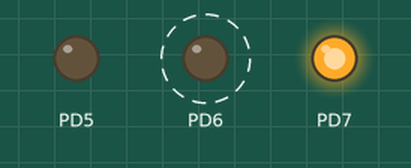
A program run on a simulated ATmega1284P, built with avr-gcc and emulated at 8 MHz. Shown: output pins drawn as LEDs (lit = HIGH). Dashed ring = blinking.

Above: at 0.5 s.
Timing chart, 0 to 4.6 s (numbered marks = the images above):
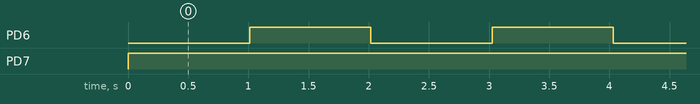

The program:

main.c
```c
/*


 * main.c
 *
 *  Created on: Nov 3, 2014
 *      Author: jcobb
 */

#include <avr/io.h>
#include <avr/pgmspace.h>
#include <util/delay.h>
#include <avr/interrupt.h>
#include <stdbool.h>
#include <stdio.h>
#include <stdlib.h>
#include <string.h>
#include "util/clock.h"
#include "util/config.h"
#include "queue/queue.h"
#include "btle/btle.h"
#include "usart/usart_btle.h"
#include "wan/wan_driver.h"
#include "wan/wan.h"
#include "usart/usart_wan.h"
#include "wan/wan_config.h"
#include "ramdisk/ramdisk.h"
#include <stdio.h>
#include <util/delay.h>
#include "shared.h"

shared_t shared;

volatile char term_in = 0;

// timeout helper
volatile clock_time_t future = 0;
bool timeout();
void set_timer(clock_time_t timeout);

void terminal_in_cb(uint8_t c)
{
	term_in = c;

}

int main()
{
	DDRD |= _BV(PD6); // data direction bit
	DDRD |= _BV(PD7); // green (D2) output

	PORTD |= _BV(PD7); // set led green off

	DDRB &= _BV(PB0); // WAN_INT_01

	//debug_init(terminal_in_cb);
	btle_usart_init_cb(terminal_in_cb);

	clock_init();
	config_init();
	ramdisk_init();

	/*
	 * load configuration
	 */

	// btle is on usart1
	btle_init();

	// wan is on usart0
	wan_init();


	sei();

	_delay_ms(1000);

	while(true){
		btle_tick();
		wan_tick();

		if(term_in > 0)
		{
			//wan_usart_transmit((char*)term_in);
		}

		term_in = 0;

		if(timeout()){
			// just exercising timer
			set_timer(1000);
			PORTD ^= _BV(PD6);


			//wan_usart_transmit_string("Hello WAN\r\n");
			//btle_usart_transmit_string("Hello BTLE\r\n");
			//_delay_ms(1000);
		}

	}
}

void set_timer(clock_time_t timeout)
{
	future = clock_time() + timeout;
}

// timeout routine to demonstrate clock_time
// being kept by pwm isr interrupt
bool timeout()
{
	bool timeout = false;

	if(clock_time() >= future)
	{
		set_timer(1000);
		timeout = true;

	}

	return timeout;
}
```

btle.c
```c
/*
 * btle.c
 *
 *  Created on: Nov 3, 2014
 *      Author: jcobb
 */

#include <string.h>
#include <stdio.h>
#include <avr/io.h>
#include <stdlib.h>
#include <stdbool.h>
#include <avr/pgmspace.h>
#include "../util/defines.h"
#include "../queue/queue.h"
#include "btle.h"
#include "btle_msg.h"
#include "btle_driver.h"
#include "../util/clock.h"

// queue management
queue_t btle_queue;
queue_t packet_queue;

void btle_init()
{
	//btle_usart_init();
	// set portd bit 5 as output
	DDRD |= _BV(PD5);
	// set portd bit 4 as input
	DDRD &= ~_BV(PD4);

	btle_driver_init();
	btle_set_cts();
}

void btle_set_cts()
{
	//pd5 low
	PORTD &= ~_BV(PD5);
}

uint8_t btle_get_rts()
{
	// return logic high or low
	return (PIND & _BV(PD4));
}

void btle_tick()
{
	btle_driver_tick();
#ifdef BYPASSS_MODE
#else
	ramdisk_clean_tick();
#endif

}

queue_results_t btle_enqueue(btle_msg_t *msg)
{
	//queue_results_t result = queue_enqueue(&btle_queue, &msg, sizeof(btle_msg_t));
	queue_results_t result = queue_enqueue(&btle_queue, msg,
			sizeof(btle_msg_t));

	return result;
}
```

btle.h
```c
/*
 * btle.h
 *
 *  Created on: Nov 3, 2014
 *      Author: jcobb
 */

#ifndef BTLE_H_
#define BTLE_H_

#include "btle_msg.h"

// btle parsing results
enum btle_parse_result {
 BTLE_TKNOTFOUND = 0,
 BTLE_TKFOUND,
 BTLE_TKERROR,
 BTLE_TKTIMEOUT
};

// token start and end
#define BTLE_TKSTART	"*"
#define BTLE_TKEND		"\n"
#define MSG_QUEUE_SIZE			MSG_SIZE * 128


extern queue_t btle_queue;
extern queue_t packet_queue;

void btle_init();
void btle_tick();
queue_results_t btle_enqueue(btle_msg_t *msg);
void btle_set_cts();//pd5 output and low
uint8_t btle_get_rts();//pd4 input


#endif /* BTLE_H_ */
```

btle_msg.h
```c
/*
 * bt_msg.h
 *
 *  Created on: Nov 3, 2014
 *      Author: jcobb
 */

#ifndef BT_MSG_H_
#define BT_MSG_H_

#include "../sys/sysTypes.h"

#define MSG_SIZE				64 // index(1) + origin(11) + 1 + content(50) + 1 + type(1) + state(1) = 66

typedef struct {
	uint8_t rssi;
	uint64_t mac;
	uint16_t batt;
	uint16_t temp;
	void *next;
	uint32_t last_sent;
	uint8_t count;
	uint8_t type;

} btle_msg_t;

typedef struct {
	uint8_t command;
	uint16_t pan_id;
	uint8_t short_id;
	uint8_t message_length;
} cmd_send_header_t;

#endif /* BT_MSG_H_ */
```

eeprom.c
```c
/*
 * eeprom.c
 *
 *  Created on: Oct 28, 2014
 *      Author: jcobb
 */


#include "eeprom.h"


uint8_t eeprom_read(int address)
{
	return eeprom_read_byte((unsigned char *) address);
}

void eeprom_write(int address, uint8_t value)
{
	eeprom_write_byte((unsigned char *) address, value);
}
```

eeprom.h
```c
/*
 * eeprom.h
 *
 *  Created on: Oct 28, 2014
 *      Author: jcobb
 */

#ifndef EEPROM_H_
#define EEPROM_H_

#include <avr/eeprom.h>

uint8_t eeprom_read(int address);
void eeprom_write(int address, uint8_t value);

#endif /* EEPROM_H_ */
```

circular_queue.c
```c
/*
 * circular_queue.c
 *
 *  Created on: Jan 13, 2015
 *      Author: titan
 */

#include <stdio.h>
#include <string.h>
#include <avr/io.h>
#include <avr/interrupt.h>
#include <avr/pgmspace.h>
#include "circular_queue.h"

CIRCULAR_QUEUE circular_queue = {{0},0,0};

void circular_queue_put_char(uint8_t c)
{
	int i = (unsigned int)(circular_queue.head + 1) % CIRCULAR_QUEUE_SIZE;

	if (i != circular_queue.tail) {
		circular_queue.buffer[circular_queue.head] = c;
		circular_queue.head = i;
	}
}


void circular_queue_clear_buffer()
{
	memset(&circular_queue, 0, sizeof(CIRCULAR_QUEUE));
}

uint8_t circular_queue_data_available()
{
	return (uint8_t)(CIRCULAR_QUEUE_SIZE + circular_queue.head - circular_queue.tail) % CIRCULAR_QUEUE_SIZE;
}

uint8_t circular_queue_data_read(void)
{
	// if the head isn't ahead of the tail, we don't have any characters
	if (circular_queue.head == circular_queue.tail) {
		return -1;
	} else {
		uint8_t c = circular_queue.buffer[circular_queue.tail];
		circular_queue.tail = (unsigned int)(circular_queue.tail + 1) % CIRCULAR_QUEUE_SIZE;
		return c;
	}
}
```

circular_queue.h
```c
/*
 * circular_queue.h
 *
 *  Created on: Jan 13, 2015
 *      Author: titan
 */

#ifndef CIRCULAR_QUEUE_H_
#define CIRCULAR_QUEUE_H_

#define CIRCULAR_QUEUE_SIZE 	512

typedef struct
{
	unsigned char buffer[CIRCULAR_QUEUE_SIZE];
	int head;
	int tail;
} CIRCULAR_QUEUE;

extern CIRCULAR_QUEUE circular_queue;
void circular_queue_put_char(uint8_t c);
void circular_queue_clear_buffer();
uint8_t circular_queue_data_available(void);
uint8_t circular_queue_data_read(void);

#endif /* CIRCULAR_QUEUE_H_ */
```

queue.c
```c
/*
 * queue.c
 *
 *  Created on: Nov 3, 2014
 *      Author: jcobb
 */
#include <stdlib.h>
#include <string.h>
#include <avr/io.h>
#include "queue.h"


// Calculate memory usage as: DATABYTES + ALL_HEADERBYTES + ALL_MALLOCHEADERBYTES
#define MEMORY_CALC(r)		(r->data_usage + (r->count * sizeof(queue_header_t)) + (r->count * 4));


void queue_reset(queue_t * q)
{
	q->head = 0;
	q->tail = 0;
	q->count = 0;
	q->data_usage = 0;
	q->memory_usage = 0;
}

void queue_init(queue_t * r, uint16_t max)
{
	r->max_size = max;
	queue_reset(r);
}

queue_results_t queue_enqueue(queue_t * r, void * data, uint16_t length)
{
	queue_header_t header;
	uint16_t new_size;

	if (r->max_size)
	{
		// See if we have room: CURRENTMEMORYBYTES + DATABYTES + ALL_HEADERBYTES + ALL_MALLOCHEADERBYTES
		new_size = r->memory_usage + length + sizeof(queue_header_t) + 4;
		if (new_size > r->max_size) return QUEUE_OVERFLOW;
	}

	// Try to grab some space
	void * obj = malloc(sizeof(queue_header_t) + length);

	// Bail if we couldn't get the memory
	if (obj == 0) return QUEUE_NO_MEMORY;

	// New tail header
	header.length = length;
	header.prev = 0;
	header.next = 0;

	// If the queue is empty,
	if (r->head == 0)
	{
		// ... add this single object, and it doesn't point to anything
		r->head = obj;
		r->tail = obj;
		r->count = 1;
		r->data_usage = header.length;
		header.next = 0;
	}
	else
	{
		// ... otherwise, the tail grows. Make this the new tail and bump the counter
		header.prev = r->tail;
		r->tail->next = (queue_header_t *)obj;
		r->tail = (queue_header_t *)obj;
		r->count++;
		r->data_usage += header.length;
	}
	r->memory_usage = MEMORY_CALC(r);

	// Now build out the header and blast the data into memory
	memcpy(obj, &header, sizeof(queue_header_t));
	memcpy(QUEUE_DATA(obj), data, length);

	return QUEUE_SUCCESS;
}

queue_results_t queue_dequeue(queue_t * r, void ** dest)
{
	queue_header_t * header;

	// Notify that the queue is empty
	if (r->head == 0) return QUEUE_EMPTY;

	// Reference the header
	header = (queue_header_t *)r->head;

	// Grab the data
	*dest = (void*)malloc(header->length);
	if (dest == 0) return QUEUE_NO_MEMORY;
	memcpy(*dest, QUEUE_DATA(header), header->length);

	// If this was the only object, empty the queue
	if (header->next == 0)
	{
		r->head = 0;
		r->tail = 0;
		r->count = 0;
		r->data_usage = 0;
	}
	else
	{
		// Ring still has objects, so set the new head and adjust the count
		r->head = header->next;
		r->count--;
		r->data_usage -= header->length;
		((queue_header_t*)r->head)->prev = 0;
	}
	r->memory_usage = MEMORY_CALC(r);

	// Finally, free the memory
	free((void*) header);

	return QUEUE_SUCCESS;
}

queue_results_t queue_find(queue_t * q, void * src, uint16_t length, queue_header_t ** dest)
{
	queue_header_t * h;
	uint8_t comp = 0;

	if (q->count == 0)
	{
		*dest = 0;
		return QUEUE_EMPTY;
	}

	h = q->head;
	while (h)
	{
		comp = memcmp(QUEUE_DATA(h), src, length);
		if (comp == 0)
		{
			*dest = h;
			return QUEUE_SUCCESS;
		}
		h = h->next;
	}

	// If we got here, it wasn't found
	return QUEUE_NOT_FOUND;
}

queue_results_t queue_remove(queue_t * q, queue_header_t * x)
{
	if (q->count == 0)
	{
		return QUEUE_EMPTY;
	}
	else if (q->count == 1)
	{
		free((void*)x);
		queue_reset(q);
		return QUEUE_SUCCESS;
	}
	else
	{
		if ((queue_header_t *)(x->prev))
			((queue_header_t *)(x->prev))->next = x->next;
		else
			q->head = x->next;

		if ((queue_header_t *)(x->next))
			((queue_header_t *)(x->next))->prev = x->prev;
		else
			q->tail = x->prev;

		q->count--;
		q->data_usage -= x->length;
		q->memory_usage = MEMORY_CALC(q);
		free((void*)x);
		return QUEUE_SUCCESS;
	}
}

queue_results_t queue_peek_length(queue_t * r, uint16_t * length)
{
	if (r->head == 0) return QUEUE_EMPTY;
	*length = ((queue_header_t *)r->head)->length;
	return QUEUE_SUCCESS;
}

queue_results_t queue_clear(queue_t * r)
{
	queue_header_t * obj;
	queue_header_t * next;

	obj = r->head;
	while (obj)
	{
		next = obj->next;
		free((void *)obj);
		obj = next;
	}

	queue_reset(r);

	return QUEUE_SUCCESS;
}
```

queue.h
```c
/*
 * queue.h
 *
 *  Created on: Nov 3, 2014
 *      Author: jcobb
 */

#ifndef QUEUE_H_
#define QUEUE_H_


typedef enum
{
	QUEUE_UNKNOWN = 0,
	QUEUE_NO_MEMORY,
	QUEUE_OVERFLOW,
	QUEUE_EMPTY,
	QUEUE_NOT_FOUND,
	QUEUE_SUCCESS = 0xFF
} queue_results_t;

typedef struct
{
	void * prev;
	void * next;
	uint16_t length;
} queue_header_t;

typedef struct
{
	uint16_t max_size;
	uint16_t count;
	queue_header_t * head;
	queue_header_t * tail;
	uint16_t data_usage;
	uint16_t memory_usage;
} queue_t;

void queue_init(queue_t *, uint16_t max_size);
queue_results_t queue_enqueue(queue_t *, void *, uint16_t);
queue_results_t queue_dequeue(queue_t * r, void ** dest);
queue_results_t queue_find(queue_t * q, void * src, uint16_t length, queue_header_t ** dest);
queue_results_t queue_remove(queue_t * q, queue_header_t * x);
queue_results_t queue_peek_length(queue_t *, uint16_t *);
queue_results_t queue_clear(queue_t *);

#define QUEUE_DATA(h)	((void*)h + sizeof(queue_header_t))

#endif /* QUEUE_H_ */
```

ramdisk.c
```c
// ramdisk.c

#include "ramdisk.h"
#include <stdlib.h>

static btle_msg_t records[SIZE_OF];

static btle_msg_t *valid_head;

static btle_msg_t *deleted_head;

void ramdisk_init()
{
	int i;

	for (i = 0; i < SIZE_OF - 1; i++)
	{
		records[i].next = &records[i + 1];
	}

	records[i].next = NULL;

	deleted_head = &records[0];

	valid_head = NULL;

}

int ramdisk_write(btle_msg_t to_write)
{
	btle_msg_t *temp_1;

	//Check for out of Memory
	if (deleted_head == NULL )
		return 0x00;

	//Check for no records
	if (valid_head == NULL )
	{
		temp_1 = deleted_head->next;
		valid_head = deleted_head;
		deleted_head = temp_1;
		valid_head->mac = to_write.mac;
		valid_head->batt = to_write.batt;
		valid_head->rssi = to_write.rssi;
		valid_head->temp = to_write.temp;
		valid_head->next = NULL;
		valid_head->last_sent = to_write.last_sent;
		valid_head->count = to_write.count;
		valid_head->type = to_write.type;
	}

	else
	{
		deleted_head->mac = to_write.mac;
		deleted_head->batt = to_write.batt;
		deleted_head->rssi = to_write.rssi;
		deleted_head->temp = to_write.temp;
		deleted_head->last_sent = to_write.last_sent;
		deleted_head->count = to_write.count;
		deleted_head->type = to_write.type;
		temp_1 = valid_head;
		valid_head = deleted_head;
		deleted_head = deleted_head->next;
		valid_head->next = temp_1;

	}

	return 0xff;

}

int ramdisk_erase(btle_msg_t to_remove)
{
	btle_msg_t *temp_1 = valid_head;
	//Move temp to target(to_remove);
	while (temp_1->mac != to_remove.mac && temp_1 != NULL )
	{
		temp_1 = temp_1->next;
	}

	//Handle Erase cases
	if (temp_1 == NULL )
		return 0x00;

	else if (temp_1 == valid_head)
	{
		valid_head = valid_head->next;
		temp_1->next = deleted_head;
		deleted_head = temp_1;
	}

	else
	{
		btle_msg_t *temp_2 = valid_head;
		while (temp_2->next != temp_1)
		{
			temp_2 = temp_2->next;
		}

		temp_2->next = temp_1->next;
		temp_2 = deleted_head;
		deleted_head = temp_1;
		deleted_head->next = temp_2;
	}

	return 0xff;
}

btle_msg_t * ramdisk_find(uint64_t target)
{
	btle_msg_t *temp_1 = valid_head;

	while (temp_1->mac != target && temp_1 != NULL )
	{
		temp_1 = temp_1->next;
	}

	return temp_1;
}

btle_msg_t * ramdisk_next(btle_msg_t * target)
{
	if (target == NULL )
		return valid_head;
	else
		return (target->next);
}
```

ramdisk.h
```c
/*
 * ramdisk.h
 *
 *  Created on: Nov 26, 2014
 *      Author: Will
 */

#ifndef RAMDISK_RAMDISK_H_
#define RAMDISK_RAMDISK_H_

#include "../btle/btle_msg.h"

#define SIZE_OF 25

void ramdisk_init();
int ramdisk_write(btle_msg_t to_write);
int ramdisk_erase(btle_msg_t to_remove);
btle_msg_t *ramdisk_find(uint64_t target);
btle_msg_t *ramdisk_next(btle_msg_t *target);


#endif /* RAMDISK_RAMDISK_H_ */
```

shared.h
```c
/*
 * shared.h
 *
 *  Created on: Dec 2, 2014
 *      Author: titan
 */

#ifndef SHARED_H_
#define SHARED_H_

typedef struct
{
	uint64_t mac;

}shared_t;

extern shared_t shared;

#endif /* SHARED_H_ */
```

sysTypes.h
```c
/*
 * sysTypes.h
 *
 *  Created on: Nov 25, 2014
 *      Author: titan
 */

#ifndef SYSTYPES_H_
#define SYSTYPES_H_

#include <avr/io.h>
#include <avr/wdt.h>
#include <avr/interrupt.h>
#include <avr/pgmspace.h>

#define PRAGMA(x)

#define PACK __attribute__ ((packed))

#define INLINE static inline __attribute__ ((always_inline))

#define SYS_EnableInterrupts() sei()

#define ATOMIC_SECTION_ENTER   { uint8_t __atomic = SREG; cli();
#define ATOMIC_SECTION_LEAVE   SREG = __atomic; }

#endif /* SYSTYPES_H_ */
```

usart_btle.c
```c
/*
 * usart_btle.c
 *
 *  Created on: Oct 20, 2014
 *      Author: jcobb
 */

//#define BAUD 9600
#define BAUD 38400
//#define BAUD 57600
//#define BAUD 115200
#include <stdio.h>
#include <string.h>
#include <avr/io.h>
#include <avr/interrupt.h>
#include <avr/pgmspace.h>
#include <util/delay.h>
#include <util/setbaud.h>
#include "../util/clock.h"
#include "usart_btle.h"

#include <util/setbaud.h>
BTLE_BUFFER btle_buffer = {{0},0,0};

const unsigned char BTLE_hex[] PROGMEM = "0123456789ABCDEF";

btle_rx_cb_t btle_rx_cb;

void _btle_set_rx_cb(btle_rx_cb_t cb)
{
	btle_rx_cb = cb;
}

void btle_usart_init()
{
	UBRR1H = UBRRH_VALUE;
	UBRR1L = UBRRL_VALUE;

	// Enble receiver and transmitter
	UCSR1B |= (1<<RXCIE1) | (1<<TXEN1);

	// Set rx and tx enable bits
	UCSR1B |= (1 << RXEN1) | (1 << TXEN1);
	// Set databits to 8
	UCSR1C |= (1 << UCSZ11) | (1 << UCSZ10);
}

// not in use at this time
void btle_usart_init_cb(btle_rx_cb_t cb)
{
	UBRR1H = UBRRH_VALUE;
	UBRR1L = UBRRL_VALUE;

	// Enble receiver and transmitter
	UCSR1B |= (1<<RXCIE1) | (1<<TXEN1);

	// Set rx and tx enable bits
	UCSR1B |= (1 << RXEN1) | (1 << TXEN1);
	// Set databits to 8
	UCSR1C |= (1 << UCSZ11) | (1 << UCSZ10);

	_btle_set_rx_cb(cb);
}

void btle_usart_put_char(unsigned char c)
{
	int i = (unsigned int)(btle_buffer.head + 1) % BTLE_RX_BUFFER_SIZE;

	// if we should be storing the received character into the location
	// just before the tail (meaning that the head would advance to the
	// current location of the tail), we're about to overflow the buffer
	// and so we don't write the character or advance the head.
	if (i != btle_buffer.tail) {
		btle_buffer.buffer[btle_buffer.head] = c;
		btle_buffer.head = i;
	}
}


void btle_usart_clear_buffer()
{
	memset(&btle_buffer, 0, sizeof(BTLE_BUFFER));
}

uint8_t btle_usart_data_available()
{
	return (uint8_t)(BTLE_RX_BUFFER_SIZE + btle_buffer.head - btle_buffer.tail) % BTLE_RX_BUFFER_SIZE;
}

uint8_t btle_usart_data_read(void)
{
	// if the head isn't ahead of the tail, we don't have any characters
	if (btle_buffer.head == btle_buffer.tail) {
		return -1;
	} else {
		uint8_t c = btle_buffer.buffer[btle_buffer.tail];
		btle_buffer.tail = (unsigned int)(btle_buffer.tail + 1) % BTLE_RX_BUFFER_SIZE;
		return c;
	}
}

void btle_usart_transmit(uint8_t data )
{
	while (!( UCSR1A & (1<<UDRE1)));
	UDR1 = data;
}

void btle_usart_transmit_bytes(char data[], int size)
{
	for (int i=0;i<size;i++)
	{
		while (!( UCSR1A & (1<<UDRE1)));
		UDR1 = data[i];
	}
}

void btle_usart_transmit_string(char * data)
{
	unsigned char c = *data;

	while (c) {
		while (!( UCSR1A & (1<<UDRE1)));
		UDR1 = c;
		c = *(++data);
	}
}

ISR(BTLE_ISR_VECTOR)
{
	char data = UDR1;
	//if (btle_rx_cb != 0) btle_rx_cb(data);
	btle_usart_put_char(data);

	// debug callback to main program
	if (btle_rx_cb != 0)
	{
		btle_rx_cb(data);
	}
}
```

usart_btle.h
```c
/*
 * log.h
 *
 *  Created on: Oct 20, 2014
 *      Author: jcobb
 */

#ifndef USART_BTLE_H_
#define USART_BTLE_H_

typedef void (*btle_rx_cb_t)(uint8_t);
typedef void (*btle_out_cb_t)(uint8_t);

#define BTLE_RX_BUFFER_SIZE 	512
#define BTLE_ISR_VECTOR			USART1_RX_vect

typedef struct
{
	unsigned char buffer[BTLE_RX_BUFFER_SIZE];
	int head;
	int tail;
} BTLE_BUFFER;

extern BTLE_BUFFER btle_buffer;

void btle_usart_init();
void btle_usart_init_cb(btle_rx_cb_t cb);
void btle_usart_put_char(unsigned char c);
void btle_usart_clear_buffer();
uint8_t btle_usart_data_available(void);
uint8_t btle_usart_data_read(void);
void btle_usart_transmit(uint8_t data );
void btle_usart_transmit_bytes(char data[], int size);
void btle_usart_transmit_string(char * data);

#endif /* USART_BTLE_H_ */
```

Source omitted: usart_wan.c (2219 bytes), usart_wan.h (745 bytes), clock.c (774 bytes), clock.h (351 bytes), defines.h (423 bytes), wan.c (5149 bytes), wan.h (871 bytes), wan_msg.h (1044 bytes), wan_received_types.h (476 bytes), config.c (429 bytes), config.h (452 bytes), wan_config.c (2430 bytes) and 5 more

Measured:
- by itself, PD6: alternates HIGH for 1.0 s and LOW for 1.0 s
- by itself, PD7: LOW → HIGH at 0.00 s
- by itself, everything shown: repeats every 4.0 s, in 4 steps
